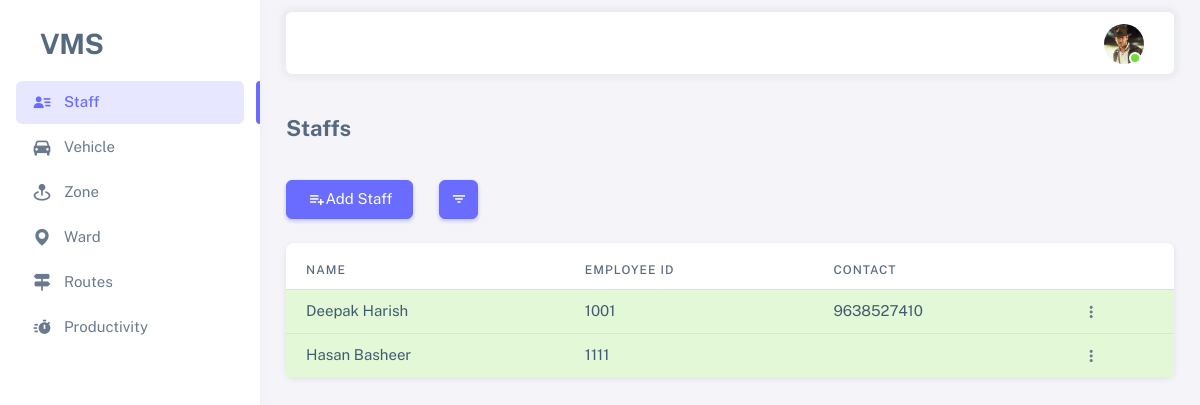
The app's page /staff-list/ (signed in), older data.
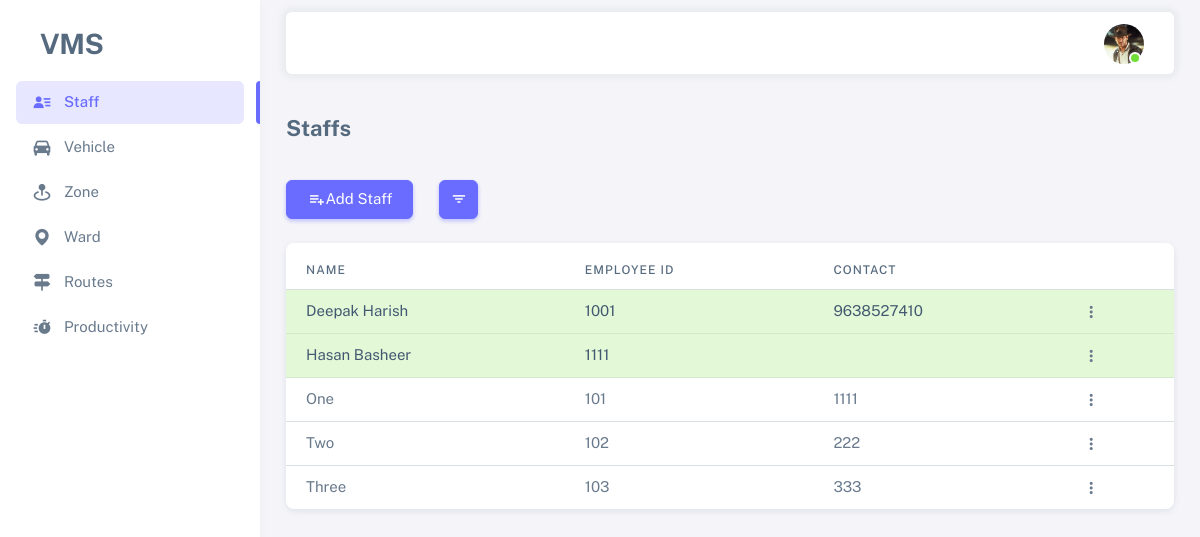
The same page, newer data.
### vms_app/models.py (models this page shows, shortened)
class Employee(AbstractBaseUser, PermissionsMixin):
    id = models.UUIDField(primary_key=True, editable=False, unique=True, default=uuid.uuid4)
    name = models.CharField(max_length=100)
    image = models.ImageField(upload_to='profiles/', null=True, blank=True)
    employee_id = models.CharField(max_length=100, unique=True)
    is_active = models.BooleanField(default=True)
    is_staff = models.BooleanField(default=True)
    is_superuser = models.BooleanField(default=False)
    contact = models.CharField(max_length=255)
    address = models.TextField()
    remark = models.TextField(null=True, blank=True)
    objects = EmployeeManager()
    USERNAME_FIELD = 'employee_id'
    REQUIRED_FIELDS = ['name']

### vms_app/views.py (the view)
# urls.py: path('staff-list/', views.staff_list, name='staff_list'),
@login_required(login_url='login')
@active_required
@superuser_required
def staff_list(request):
    search_active = False if request.GET.get('query', None) == "in_active" else True
    employees = Employee.objects.filter(is_active=search_active).order_by("-is_superuser")
    context = {
        "employees": employees,
        "menu": "menu-staff"
    }
    return render(request, 'vms_app/staff_list.html', context)

### vms_app/templates/vms_app/staff_list.html (shortened to what this page needs)
{% extends "base.html" %}
{% block content %}
<h4 class="fw-bold py-3 mb-4">Staffs</h4>
<div class="row">
    <div class="col-auto">
        <a href="{% url "create_staff" %}" class="btn btn-primary">
            <span class="tf-icons bx bx-list-plus"></span> Add Staff
        </a>
    </div>
    <div class="col-auto">
        <button type="button" class="btn btn-primary btn-icon dropdown-toggle hide-arrow" data-bs-toggle="dropdown" aria-expanded="false">
            <i class="bx bx-filter"></i>
        </button>
    </div>
</div>
<div class="card mt-4">
    <div class="table-responsive text-nowrap mt-2">
        <table class="table">
            <thead>
                <tr>
                    <th>Name</th>
                    <th>Employee Id</th>
                    <th>Contact</th>
                    <th></th>
                </tr>
            </thead>
            <tbody class="table-border-bottom-0">
                {% for employee in employees %}
                    <tr {% if employee.is_superuser %}class="table-success"{% endif %}>
                        <td>{{employee.name}}</td>
                        <td>{{employee.employee_id}}</td>
                        <td>{{employee.contact}}</td>
                        <td>
                            <div class="dropdown">
                                <button type="button" class="btn p-0 dropdown-toggle hide-arrow" data-bs-toggle="dropdown">
                                  <i class="bx bx-dots-vertical-rounded"></i>
                                </button>
                            </div>
                        </td>
                    </tr>
                {% endfor %}
            </tbody>
        </table>
    </div>
</div>
{% endblock content %}

### templates/base.html (shortened to what this page needs)
<!DOCTYPE html>
{% load static %}
<html
  lang="en"
  class="light-style layout-menu-fixed"
  dir="ltr"
  data-theme="theme-default"
  data-assets-path="{% static "assets/" %}"
  data-template="vertical-menu-template-free"
>
<head>
  <link rel="stylesheet" href="{% static "assets/vendor/fonts/boxicons.css" %}" />
  <link rel="stylesheet" href="{% static "assets/vendor/css/core.css" %}" class="template-customizer-core-css" />
  <link rel="stylesheet" href="{% static "assets/vendor/css/theme-default.css" %}" class="template-customizer-theme-css" />
  <link rel="stylesheet" href="{% static "assets/css/demo.css" %}" />
  <link rel="stylesheet" href="{% static "assets/vendor/libs/perfect-scrollbar/perfect-scrollbar.css" %}" />
  <link rel="stylesheet" href="{% static "assets/vendor/libs/apex-charts/apex-charts.css" %}" />
  <link rel="stylesheet" href="https://cdn.jsdelivr.net/npm/bootstrap-icons@1.11.3/font/bootstrap-icons.min.css">
</head>
<body>
  <div class="layout-wrapper layout-content-navbar">
    <div class="layout-container">
      <aside id="layout-menu" class="layout-menu menu-vertical menu bg-menu-theme">
        <div class="app-brand demo">
          <a href="{% url "home" %}" class="app-brand-link">
            <span class="app-brand-text demo menu-text fw-bolder ms-2">VMS</span>
          </a>
        </div>
        <ul class="menu-inner py-1">
          {% if request.user.is_superuser %}
            <li class="menu-item" id="menu-staff">
              <a href="{% url "staff_list" %}" class="menu-link">
                <i class="menu-icon tf-icons bx bxs-user-detail"></i>
                <div data-i18n="Staff">Staff</div>
              </a>
            </li>
          {% endif %}
          <li class="menu-item" id="menu-vehicle">
            <a href="{% url "home" %}" class="menu-link">
              <i class="menu-icon tf-icons bx bxs-car"></i>
              <div data-i18n="Vehicle">Vehicle</div>
            </a>
          </li>
          <li class="menu-item" id="menu-zone">
            <a href="{% url "zone_list" %}" class="menu-link">
              <i class="menu-icon tf-icons bx bxs-map-pin"></i>
              <div data-i18n="Routes">Zone</div>
            </a>
          </li>
          <li class="menu-item" id="menu-ward">
            <a href="{% url "ward_list" %}" class="menu-link">
              <i class="menu-icon tf-icons bx bxs-map"></i>
              <div data-i18n="Routes">Ward</div>
            </a>
          </li>
          <li class="menu-item" id="menu-route">
            <a href="{% url "route_list" %}" class="menu-link">
              <i class="menu-icon tf-icons bx bxs-directions"></i>
              <div data-i18n="Routes">Routes</div>
            </a>
          </li>
          <li class="menu-item" id="menu-productivity">
            <a href="{% url "productivity_list" %}" class="menu-link">
              <i class="menu-icon tf-icons bx bxs-timer"></i>
              <div data-i18n="Routes">Productivity</div>
            </a>
          </li>
        </ul>
      </aside>
      <div class="layout-page">
        <nav class="layout-navbar container-xxl navbar navbar-expand-xl navbar-detached align-items-center bg-navbar-theme" id="layout-navbar">
          <div class="navbar-nav-right d-flex align-items-center" id="navbar-collapse">
            <ul class="navbar-nav flex-row align-items-center ms-auto">
              <li class="nav-item navbar-dropdown dropdown-user dropdown">
                <a class="nav-link dropdown-toggle hide-arrow" href="javascript:void(0);" data-bs-toggle="dropdown">
                  <div class="avatar avatar-online">
                    <img src="{% if request.user.image %}{{ request.user.image.url }}{% else %}{% static "assets/img/avatars/default.png" %}{% endif %}" width="50px" alt class="w-px-40 h-auto rounded-circle" />
                  </div>
                </a>
              </li>
            </ul>
          </div>
        </nav>
        <div class="content-wrapper">
          <div class="container-xxl flex-grow-1 container-p-y">
            {% block content %}
            {% endblock content %}
          </div>
        </div>
      </div>
    </div>
  </div>
</body>
</html>

### static/assets/css/demo.css (style rules this page uses)
.menu .app-brand.demo { height: 64px; margin-top: 12px; }
.app-brand-text.demo { font-size: 1.75rem; letter-spacing: -0.5px; }

Row changes from the older to the newer data that the page shows:
added Employee: name "One", employee_id "101", contact "1111"
added Employee: name "Two", employee_id "102", contact "222"
added Employee: name "Three", employee_id "103", contact "333"
